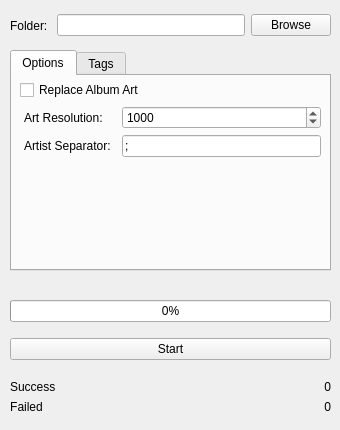
<?xml version="1.0" encoding="UTF-8"?>
<ui version="4.0">
 <class>MainWindow</class>
 <widget class="QMainWindow" name="MainWindow">
  <property name="geometry">
   <rect>
    <x>0</x>
    <y>0</y>
    <width>340</width>
    <height>430</height>
   </rect>
  </property>
  <property name="minimumSize">
   <size>
    <width>340</width>
    <height>430</height>
   </size>
  </property>
  <property name="maximumSize">
   <size>
    <width>340</width>
    <height>430</height>
   </size>
  </property>
  <property name="windowTitle">
   <string>Beatport Tagger</string>
  </property>
  <widget class="QWidget" name="centralwidget">
   <widget class="QWidget" name="horizontalLayoutWidget">
    <property name="geometry">
     <rect>
      <x>10</x>
      <y>0</y>
      <width>321</width>
      <height>51</height>
     </rect>
    </property>
    <layout class="QHBoxLayout" name="horizontalLayout">
     <item>
      <widget class="QLabel" name="label">
       <property name="text">
        <string>Folder: </string>
       </property>
      </widget>
     </item>
     <item>
      <widget class="QLineEdit" name="path_entry">
       <property name="text">
        <string/>
       </property>
      </widget>
     </item>
     <item>
      <widget class="QPushButton" name="browse_button">
       <property name="text">
        <string>Browse</string>
       </property>
      </widget>
     </item>
    </layout>
   </widget>
   <widget class="QTabWidget" name="tabWidget">
    <property name="geometry">
     <rect>
      <x>10</x>
      <y>50</y>
      <width>321</width>
      <height>221</height>
     </rect>
    </property>
    <property name="currentIndex">
     <number>0</number>
    </property>
    <widget class="QWidget" name="tab">
     <attribute name="title">
      <string>Options</string>
     </attribute>
     <widget class="QWidget" name="verticalLayoutWidget_4">
      <property name="geometry">
       <rect>
        <x>0</x>
        <y>0</y>
        <width>321</width>
        <height>186</height>
       </rect>
      </property>
      <layout class="QVBoxLayout" name="verticalLayout_5">
       <property name="leftMargin">
        <number>8</number>
       </property>
       <property name="topMargin">
        <number>4</number>
       </property>
       <property name="rightMargin">
        <number>8</number>
       </property>
       <property name="bottomMargin">
        <number>4</number>
       </property>
       <item>
        <widget class="QCheckBox" name="replace_art">
         <property name="sizePolicy">
          <sizepolicy hsizetype="Minimum" vsizetype="Fixed">
           <horstretch>0</horstretch>
           <verstretch>0</verstretch>
          </sizepolicy>
         </property>
         <property name="text">
          <string>Replace Album Art</string>
         </property>
        </widget>
       </item>
       <item>
        <layout class="QFormLayout" name="formLayout">
         <property name="horizontalSpacing">
          <number>8</number>
         </property>
         <property name="leftMargin">
          <number>4</number>
         </property>
         <property name="rightMargin">
          <number>4</number>
         </property>
         <item row="0" column="0">
          <widget class="QLabel" name="label_2">
           <property name="text">
            <string>Art Resolution: </string>
           </property>
           <property name="margin">
            <number>0</number>
           </property>
          </widget>
         </item>
         <item row="0" column="1">
          <widget class="QSpinBox" name="art_resolution">
           <property name="minimum">
            <number>100</number>
           </property>
           <property name="maximum">
            <number>2000</number>
           </property>
           <property name="singleStep">
            <number>100</number>
           </property>
           <property name="value">
            <number>1000</number>
           </property>
          </widget>
         </item>
         <item row="1" column="0">
          <widget class="QLabel" name="label_3">
           <property name="text">
            <string>Artist Separator: </string>
           </property>
           <property name="margin">
            <number>0</number>
           </property>
          </widget>
         </item>
         <item row="1" column="1">
          <widget class="QLineEdit" name="artist_separator">
           <property name="text">
            <string>;</string>
           </property>
          </widget>
         </item>
        </layout>
       </item>
      </layout>
     </widget>
    </widget>
    <widget class="QWidget" name="tab_2">
     <attribute name="title">
      <string>Tags</string>
     </attribute>
     <widget class="QWidget" name="verticalLayoutWidget">
      <property name="geometry">
       <rect>
        <x>-1</x>
        <y>-1</y>
        <width>321</width>
        <height>269</height>
       </rect>
      </property>
      <layout class="QVBoxLayout" name="verticalLayout">
       <property name="leftMargin">
        <number>8</number>
       </property>
       <property name="topMargin">
        <number>4</number>
       </property>
       <property name="rightMargin">
        <number>8</number>
       </property>
       <property name="bottomMargin">
        <number>4</number>
       </property>
       <item>
        <widget class="QLabel" name="label_4">
         <property name="text">
          <string>Select which tags to replace:</string>
         </property>
        </widget>
       </item>
       <item>
        <widget class="QCheckBox" name="update_title">
         <property name="text">
          <string>Title</string>
         </property>
        </widget>
       </item>
       <item>
        <widget class="QCheckBox" name="update_artists">
         <property name="text">
          <string>Artists</string>
         </property>
        </widget>
       </item>
       <item>
        <widget class="QCheckBox" name="update_album">
         <property name="text">
          <string>Album</string>
         </property>
        </widget>
       </item>
       <item>
        <widget class="QCheckBox" name="update_label">
         <property name="text">
          <string>Label</string>
         </property>
        </widget>
       </item>
       <item>
        <widget class="QCheckBox" name="update_bpm">
         <property name="text">
          <string>BPM</string>
         </property>
        </widget>
       </item>
       <item>
        <widget class="QCheckBox" name="update_genre">
         <property name="text">
          <string>Genre</string>
         </property>
         <property name="checked">
          <bool>true</bool>
         </property>
        </widget>
       </item>
       <item>
        <widget class="QCheckBox" name="update_date">
         <property name="text">
          <string>Date / Year</string>
         </property>
        </widget>
       </item>
      </layout>
     </widget>
    </widget>
   </widget>
   <widget class="QWidget" name="verticalLayoutWidget_3">
    <property name="geometry">
     <rect>
      <x>10</x>
      <y>290</y>
      <width>321</width>
      <height>80</height>
     </rect>
    </property>
    <layout class="QVBoxLayout" name="verticalLayout_3">
     <item>
      <widget class="QProgressBar" name="progress_bar">
       <property name="value">
        <number>0</number>
       </property>
      </widget>
     </item>
     <item>
      <widget class="QPushButton" name="start_button">
       <property name="text">
        <string>Start</string>
       </property>
      </widget>
     </item>
    </layout>
   </widget>
   <widget class="QWidget" name="formLayoutWidget">
    <property name="geometry">
     <rect>
      <x>10</x>
      <y>380</y>
      <width>321</width>
      <height>41</height>
     </rect>
    </property>
    <layout class="QFormLayout" name="formLayout_2">
     <item row="0" column="0">
      <widget class="QLabel" name="label_5">
       <property name="text">
        <string>Success</string>
       </property>
      </widget>
     </item>
     <item row="1" column="0">
      <widget class="QLabel" name="label_6">
       <property name="text">
        <string>Failed</string>
       </property>
       <property name="alignment">
        <set>Qt::AlignCenter</set>
       </property>
      </widget>
     </item>
     <item row="1" column="1">
      <widget class="QLabel" name="fail_count">
       <property name="text">
        <string>0</string>
       </property>
       <property name="alignment">
        <set>Qt::AlignRight|Qt::AlignTrailing|Qt::AlignVCenter</set>
       </property>
      </widget>
     </item>
     <item row="0" column="1">
      <widget class="QLabel" name="success_count">
       <property name="text">
        <string>0</string>
       </property>
       <property name="alignment">
        <set>Qt::AlignRight|Qt::AlignTrailing|Qt::AlignVCenter</set>
       </property>
      </widget>
     </item>
    </layout>
   </widget>
  </widget>
 </widget>
 <resources/>
 <connections/>
</ui>
